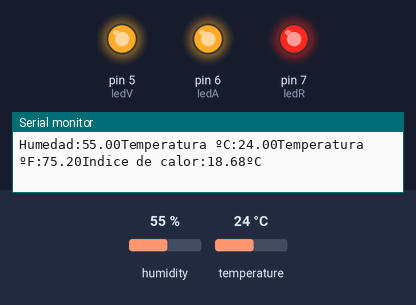
This sketch was run on a simulated Arduino Uno, built with avr-gcc and run on an emulated ATmega328P. Shown: output pins drawn as LEDs (lit = HIGH), the last lines printed to the serial monitor. Inputs (shaded band) come from the test bench; at power-on: humidity 55 %, temperature 24 °C.

Above: at 3.2 s.
3.3 s: humidity set to 58 %
7.1 s: humidity set to 61 %
At 8.4 s:
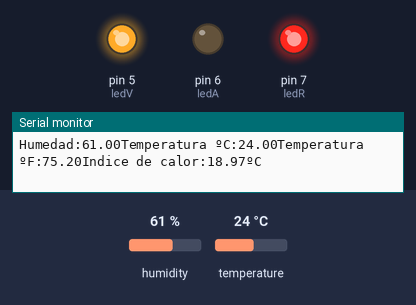
10.9 s: temperature set to 10.6 °C
14.7 s: temperature set to 9.6 °C
At 17.5 s:
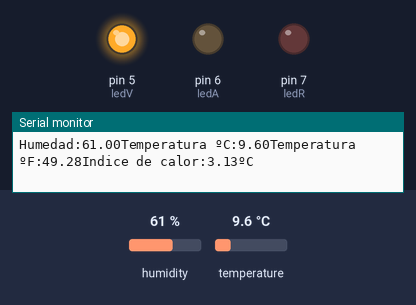
18.6 s: humidity set to 22 %
At 20.6 s:
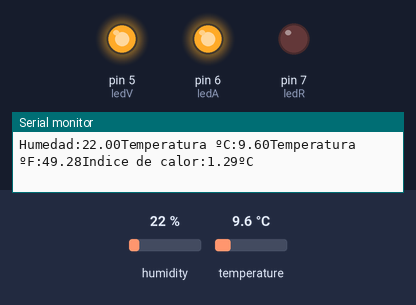
22.4 s: humidity set to 68 %
At 23.6 s:
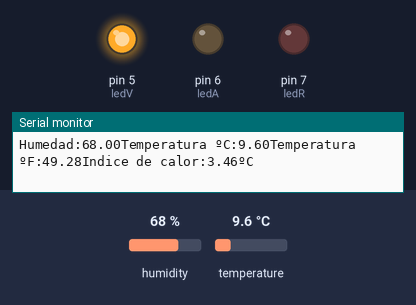
Timing chart, 0 to 25.4 s (numbered marks = the images above; inputs shaded):
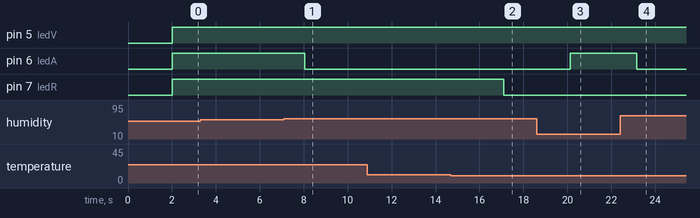

Measured:
- the behaviour switches between 59 and 60 % on humidity (found by bisection; images 0 and 1)
- the behaviour switches between 10.1 and 10 °C on temperature (found by bisection; images 1 and 2)
- after the input at 7.1 s, pin 6 (ledA): HIGH → LOW after 0.95 s
- after the input at 14.7 s, pin 7 (ledR): HIGH → LOW after 2.4 s
- after the input at 18.6 s, pin 6 (ledA): LOW → HIGH after 1.5 s
- after the input at 22.4 s, pin 6 (ledA): HIGH → LOW after 0.75 s

The sketch:

C10.ino
```cpp
#include <DHT.h>
int ledR=7,ledA=6,ledV=5;

DHT sensor(3,DHT22);
void setup(){
  Serial.begin(9600);
  sensor.begin();
  pinMode(ledR,OUTPUT);
  pinMode(ledA,OUTPUT);
  pinMode(ledV,OUTPUT);
  delay(2000);
}

void loop() {
  float t=sensor.readTemperature(); //centigrados
  float tf=sensor.readTemperature(true); //centigrados
  float h=sensor.readHumidity();
  float i=sensor.computeHeatIndex(t,h,true);  //centi
  float icf=sensor.computeHeatIndex(tf,h,false);  //faren
  if(tf>15)
    digitalWrite(ledV,1);
  else
    digitalWrite(ledV,0);
  if(h<60)
    digitalWrite(ledA,1);
  else
    digitalWrite(ledA,0);
  if(t>10)
    digitalWrite(ledR,1);
  else
    digitalWrite(ledR,0);
  Serial.print("Humedad:");
  Serial.print(h);
  Serial.print("Temperatura ºC:");
  Serial.print(t);
  Serial.print("Temperatura ºF:");
  Serial.print(tf);
  Serial.print("Indice de calor:");
  Serial.print(i);
  Serial.println("ºC");
  //Serial.print("Temperatura:"+String(t)+"ºC");
  //Serial.println(" Humedad:"+String(h)+"% HR");
  delay(3000);
}
```
